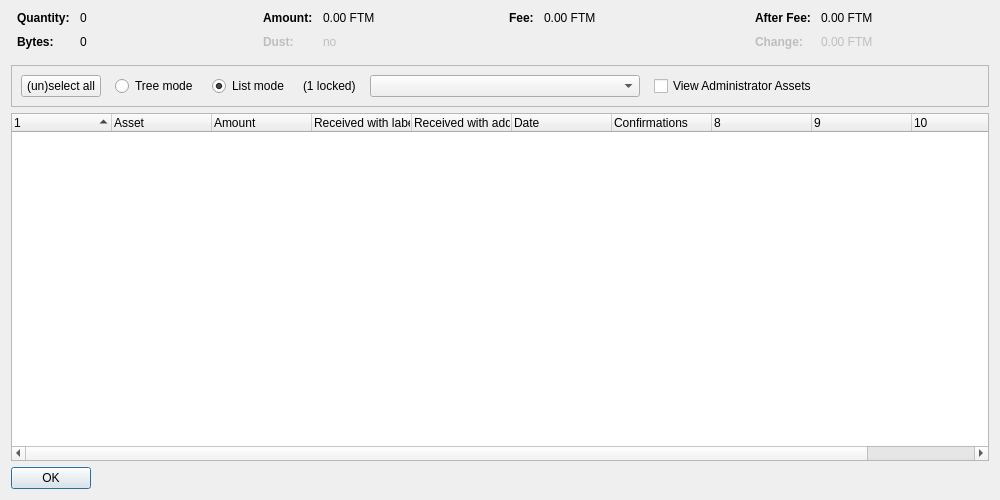
<?xml version="1.0" encoding="UTF-8"?>
<ui version="4.0">
 <class>AssetControlDialog</class>
 <widget class="QDialog" name="AssetControlDialog">
  <property name="geometry">
   <rect>
    <x>0</x>
    <y>0</y>
    <width>1000</width>
    <height>500</height>
   </rect>
  </property>
  <property name="windowTitle">
   <string>Asset Selection</string>
  </property>
  <layout class="QVBoxLayout" name="verticalLayout">
   <item>
    <layout class="QHBoxLayout" name="horizontalLayoutTop" stretch="0,0,0,0">
     <property name="topMargin">
      <number>0</number>
     </property>
     <property name="bottomMargin">
      <number>10</number>
     </property>
     <item>
      <layout class="QFormLayout" name="formLayoutAssetControl1">
       <property name="horizontalSpacing">
        <number>10</number>
       </property>
       <property name="verticalSpacing">
        <number>10</number>
       </property>
       <property name="leftMargin">
        <number>6</number>
       </property>
       <property name="rightMargin">
        <number>6</number>
       </property>
       <item row="0" column="0">
        <widget class="QLabel" name="labelAssetControlQuantityText">
         <property name="font">
          <font>
           <weight>75</weight>
           <bold>true</bold>
          </font>
         </property>
         <property name="text">
          <string>Quantity:</string>
         </property>
        </widget>
       </item>
       <item row="0" column="1">
        <widget class="QLabel" name="labelAssetControlQuantity">
         <property name="cursor">
          <cursorShape>IBeamCursor</cursorShape>
         </property>
         <property name="contextMenuPolicy">
          <enum>Qt::ActionsContextMenu</enum>
         </property>
         <property name="text">
          <string notr="true">0</string>
         </property>
         <property name="textInteractionFlags">
          <set>Qt::LinksAccessibleByMouse|Qt::TextSelectableByKeyboard|Qt::TextSelectableByMouse</set>
         </property>
        </widget>
       </item>
       <item row="1" column="0">
        <widget class="QLabel" name="labelAssetControlBytesText">
         <property name="font">
          <font>
           <weight>75</weight>
           <bold>true</bold>
          </font>
         </property>
         <property name="text">
          <string>Bytes:</string>
         </property>
        </widget>
       </item>
       <item row="1" column="1">
        <widget class="QLabel" name="labelAssetControlBytes">
         <property name="cursor">
          <cursorShape>IBeamCursor</cursorShape>
         </property>
         <property name="contextMenuPolicy">
          <enum>Qt::ActionsContextMenu</enum>
         </property>
         <property name="text">
          <string notr="true">0</string>
         </property>
         <property name="textInteractionFlags">
          <set>Qt::LinksAccessibleByMouse|Qt::TextSelectableByKeyboard|Qt::TextSelectableByMouse</set>
         </property>
        </widget>
       </item>
      </layout>
     </item>
     <item>
      <layout class="QFormLayout" name="formLayoutAssetControl2">
       <property name="horizontalSpacing">
        <number>10</number>
       </property>
       <property name="verticalSpacing">
        <number>10</number>
       </property>
       <property name="leftMargin">
        <number>6</number>
       </property>
       <property name="rightMargin">
        <number>6</number>
       </property>
       <item row="0" column="0">
        <widget class="QLabel" name="labelAssetControlAmountText">
         <property name="font">
          <font>
           <weight>75</weight>
           <bold>true</bold>
          </font>
         </property>
         <property name="text">
          <string>Amount:</string>
         </property>
        </widget>
       </item>
       <item row="0" column="1">
        <widget class="QLabel" name="labelAssetControlAmount">
         <property name="cursor">
          <cursorShape>IBeamCursor</cursorShape>
         </property>
         <property name="contextMenuPolicy">
          <enum>Qt::ActionsContextMenu</enum>
         </property>
         <property name="text">
          <string notr="true">0.00 FTM</string>
         </property>
         <property name="textInteractionFlags">
          <set>Qt::LinksAccessibleByMouse|Qt::TextSelectableByKeyboard|Qt::TextSelectableByMouse</set>
         </property>
        </widget>
       </item>
       <item row="1" column="0">
        <widget class="QLabel" name="labelAssetControlLowOutputText">
         <property name="enabled">
          <bool>false</bool>
         </property>
         <property name="font">
          <font>
           <weight>75</weight>
           <bold>true</bold>
          </font>
         </property>
         <property name="text">
          <string>Dust:</string>
         </property>
        </widget>
       </item>
       <item row="1" column="1">
        <widget class="QLabel" name="labelAssetControlLowOutput">
         <property name="enabled">
          <bool>false</bool>
         </property>
         <property name="cursor">
          <cursorShape>IBeamCursor</cursorShape>
         </property>
         <property name="contextMenuPolicy">
          <enum>Qt::ActionsContextMenu</enum>
         </property>
         <property name="text">
          <string notr="true">no</string>
         </property>
         <property name="textInteractionFlags">
          <set>Qt::LinksAccessibleByMouse|Qt::TextSelectableByKeyboard|Qt::TextSelectableByMouse</set>
         </property>
        </widget>
       </item>
      </layout>
     </item>
     <item>
      <layout class="QFormLayout" name="formLayoutAssetControl3">
       <property name="horizontalSpacing">
        <number>10</number>
       </property>
       <property name="verticalSpacing">
        <number>10</number>
       </property>
       <property name="leftMargin">
        <number>6</number>
       </property>
       <property name="rightMargin">
        <number>6</number>
       </property>
       <item row="0" column="0">
        <widget class="QLabel" name="labelAssetControlFeeText">
         <property name="font">
          <font>
           <weight>75</weight>
           <bold>true</bold>
          </font>
         </property>
         <property name="text">
          <string>Fee:</string>
         </property>
        </widget>
       </item>
       <item row="0" column="1">
        <widget class="QLabel" name="labelAssetControlFee">
         <property name="cursor">
          <cursorShape>IBeamCursor</cursorShape>
         </property>
         <property name="contextMenuPolicy">
          <enum>Qt::ActionsContextMenu</enum>
         </property>
         <property name="text">
          <string notr="true">0.00 FTM</string>
         </property>
         <property name="textInteractionFlags">
          <set>Qt::LinksAccessibleByMouse|Qt::TextSelectableByKeyboard|Qt::TextSelectableByMouse</set>
         </property>
        </widget>
       </item>
      </layout>
     </item>
     <item>
      <layout class="QFormLayout" name="formLayoutAssetControl4">
       <property name="horizontalSpacing">
        <number>10</number>
       </property>
       <property name="verticalSpacing">
        <number>10</number>
       </property>
       <property name="leftMargin">
        <number>6</number>
       </property>
       <property name="rightMargin">
        <number>6</number>
       </property>
       <item row="0" column="0">
        <widget class="QLabel" name="labelAssetControlAfterFeeText">
         <property name="font">
          <font>
           <weight>75</weight>
           <bold>true</bold>
          </font>
         </property>
         <property name="text">
          <string>After Fee:</string>
         </property>
        </widget>
       </item>
       <item row="0" column="1">
        <widget class="QLabel" name="labelAssetControlAfterFee">
         <property name="cursor">
          <cursorShape>IBeamCursor</cursorShape>
         </property>
         <property name="contextMenuPolicy">
          <enum>Qt::ActionsContextMenu</enum>
         </property>
         <property name="text">
          <string notr="true">0.00 FTM</string>
         </property>
         <property name="textInteractionFlags">
          <set>Qt::LinksAccessibleByMouse|Qt::TextSelectableByKeyboard|Qt::TextSelectableByMouse</set>
         </property>
        </widget>
       </item>
       <item row="1" column="0">
        <widget class="QLabel" name="labelAssetControlChangeText">
         <property name="enabled">
          <bool>false</bool>
         </property>
         <property name="font">
          <font>
           <weight>75</weight>
           <bold>true</bold>
          </font>
         </property>
         <property name="text">
          <string>Change:</string>
         </property>
        </widget>
       </item>
       <item row="1" column="1">
        <widget class="QLabel" name="labelAssetControlChange">
         <property name="enabled">
          <bool>false</bool>
         </property>
         <property name="cursor">
          <cursorShape>IBeamCursor</cursorShape>
         </property>
         <property name="contextMenuPolicy">
          <enum>Qt::ActionsContextMenu</enum>
         </property>
         <property name="text">
          <string notr="true">0.00 FTM</string>
         </property>
         <property name="textInteractionFlags">
          <set>Qt::LinksAccessibleByMouse|Qt::TextSelectableByKeyboard|Qt::TextSelectableByMouse</set>
         </property>
        </widget>
       </item>
      </layout>
     </item>
    </layout>
   </item>
   <item>
    <widget class="QFrame" name="frame">
     <property name="minimumSize">
      <size>
       <width>0</width>
       <height>40</height>
      </size>
     </property>
     <property name="frameShape">
      <enum>QFrame::StyledPanel</enum>
     </property>
     <property name="frameShadow">
      <enum>QFrame::Sunken</enum>
     </property>
     <layout class="QHBoxLayout" name="horizontalLayout">
      <item>
       <layout class="QHBoxLayout" name="horizontalLayoutPanel" stretch="0,0,0,0,0,0,0">
        <property name="spacing">
         <number>14</number>
        </property>
        <item>
         <widget class="QPushButton" name="pushButtonSelectAll">
          <property name="sizePolicy">
           <sizepolicy hsizetype="Maximum" vsizetype="Fixed">
            <horstretch>0</horstretch>
            <verstretch>0</verstretch>
           </sizepolicy>
          </property>
          <property name="text">
           <string>(un)select all</string>
          </property>
          <property name="autoDefault">
           <bool>false</bool>
          </property>
         </widget>
        </item>
        <item>
         <widget class="QRadioButton" name="radioTreeMode">
          <property name="sizePolicy">
           <sizepolicy hsizetype="Maximum" vsizetype="Fixed">
            <horstretch>0</horstretch>
            <verstretch>0</verstretch>
           </sizepolicy>
          </property>
          <property name="text">
           <string>Tree mode</string>
          </property>
         </widget>
        </item>
        <item>
         <widget class="QRadioButton" name="radioListMode">
          <property name="sizePolicy">
           <sizepolicy hsizetype="Maximum" vsizetype="Fixed">
            <horstretch>0</horstretch>
            <verstretch>0</verstretch>
           </sizepolicy>
          </property>
          <property name="text">
           <string>List mode</string>
          </property>
          <property name="checked">
           <bool>true</bool>
          </property>
         </widget>
        </item>
        <item>
         <widget class="QLabel" name="labelLocked">
          <property name="text">
           <string notr="true">(1 locked)</string>
          </property>
         </widget>
        </item>
        <item>
         <widget class="QComboBox" name="assetList">
          <property name="minimumContentsLength">
           <number>30</number>
          </property>
         </widget>
        </item>
        <item>
         <widget class="QCheckBox" name="viewAdministrator">
          <property name="toolTip">
           <string>View assets that you have the ownership asset for</string>
          </property>
          <property name="text">
           <string>View Administrator Assets</string>
          </property>
         </widget>
        </item>
        <item>
         <spacer name="horizontalSpacer">
          <property name="orientation">
           <enum>Qt::Horizontal</enum>
          </property>
          <property name="sizeHint" stdset="0">
           <size>
            <width>40</width>
            <height>20</height>
           </size>
          </property>
         </spacer>
        </item>
       </layout>
      </item>
     </layout>
    </widget>
   </item>
   <item>
    <widget class="AssetControlTreeWidget" name="treeWidget">
     <property name="contextMenuPolicy">
      <enum>Qt::CustomContextMenu</enum>
     </property>
     <property name="sortingEnabled">
      <bool>false</bool>
     </property>
     <property name="columnCount">
      <number>11</number>
     </property>
     <attribute name="headerShowSortIndicator" stdset="0">
      <bool>true</bool>
     </attribute>
     <attribute name="headerStretchLastSection">
      <bool>false</bool>
     </attribute>
     <column>
      <property name="text">
       <string/>
      </property>
     </column>
     <column>
      <property name="text">
       <string>Asset</string>
      </property>
     </column>
     <column>
      <property name="text">
       <string>Amount</string>
      </property>
     </column>
     <column>
      <property name="text">
       <string>Received with label</string>
      </property>
     </column>
     <column>
      <property name="text">
       <string>Received with address</string>
      </property>
     </column>
     <column>
      <property name="text">
       <string>Date</string>
      </property>
     </column>
     <column>
      <property name="text">
       <string>Confirmations</string>
      </property>
      <property name="toolTip">
       <string>Confirmed</string>
      </property>
     </column>
     <column>
      <property name="text">
       <string/>
      </property>
     </column>
     <column>
      <property name="text">
       <string/>
      </property>
     </column>
     <column>
      <property name="text">
       <string/>
      </property>
     </column>
     <column>
      <property name="text">
       <string/>
      </property>
     </column>
    </widget>
   </item>
   <item>
    <widget class="QDialogButtonBox" name="buttonBox">
     <property name="sizePolicy">
      <sizepolicy hsizetype="Maximum" vsizetype="Fixed">
       <horstretch>0</horstretch>
       <verstretch>0</verstretch>
      </sizepolicy>
     </property>
     <property name="orientation">
      <enum>Qt::Horizontal</enum>
     </property>
     <property name="standardButtons">
      <set>QDialogButtonBox::Ok</set>
     </property>
    </widget>
   </item>
  </layout>
 </widget>
 <customwidgets>
  <customwidget>
   <class>AssetControlTreeWidget</class>
   <extends>QTreeWidget</extends>
   <header location="global">assetcontroltreewidget.h</header>
  </customwidget>
 </customwidgets>
 <resources/>
 <connections/>
</ui>
